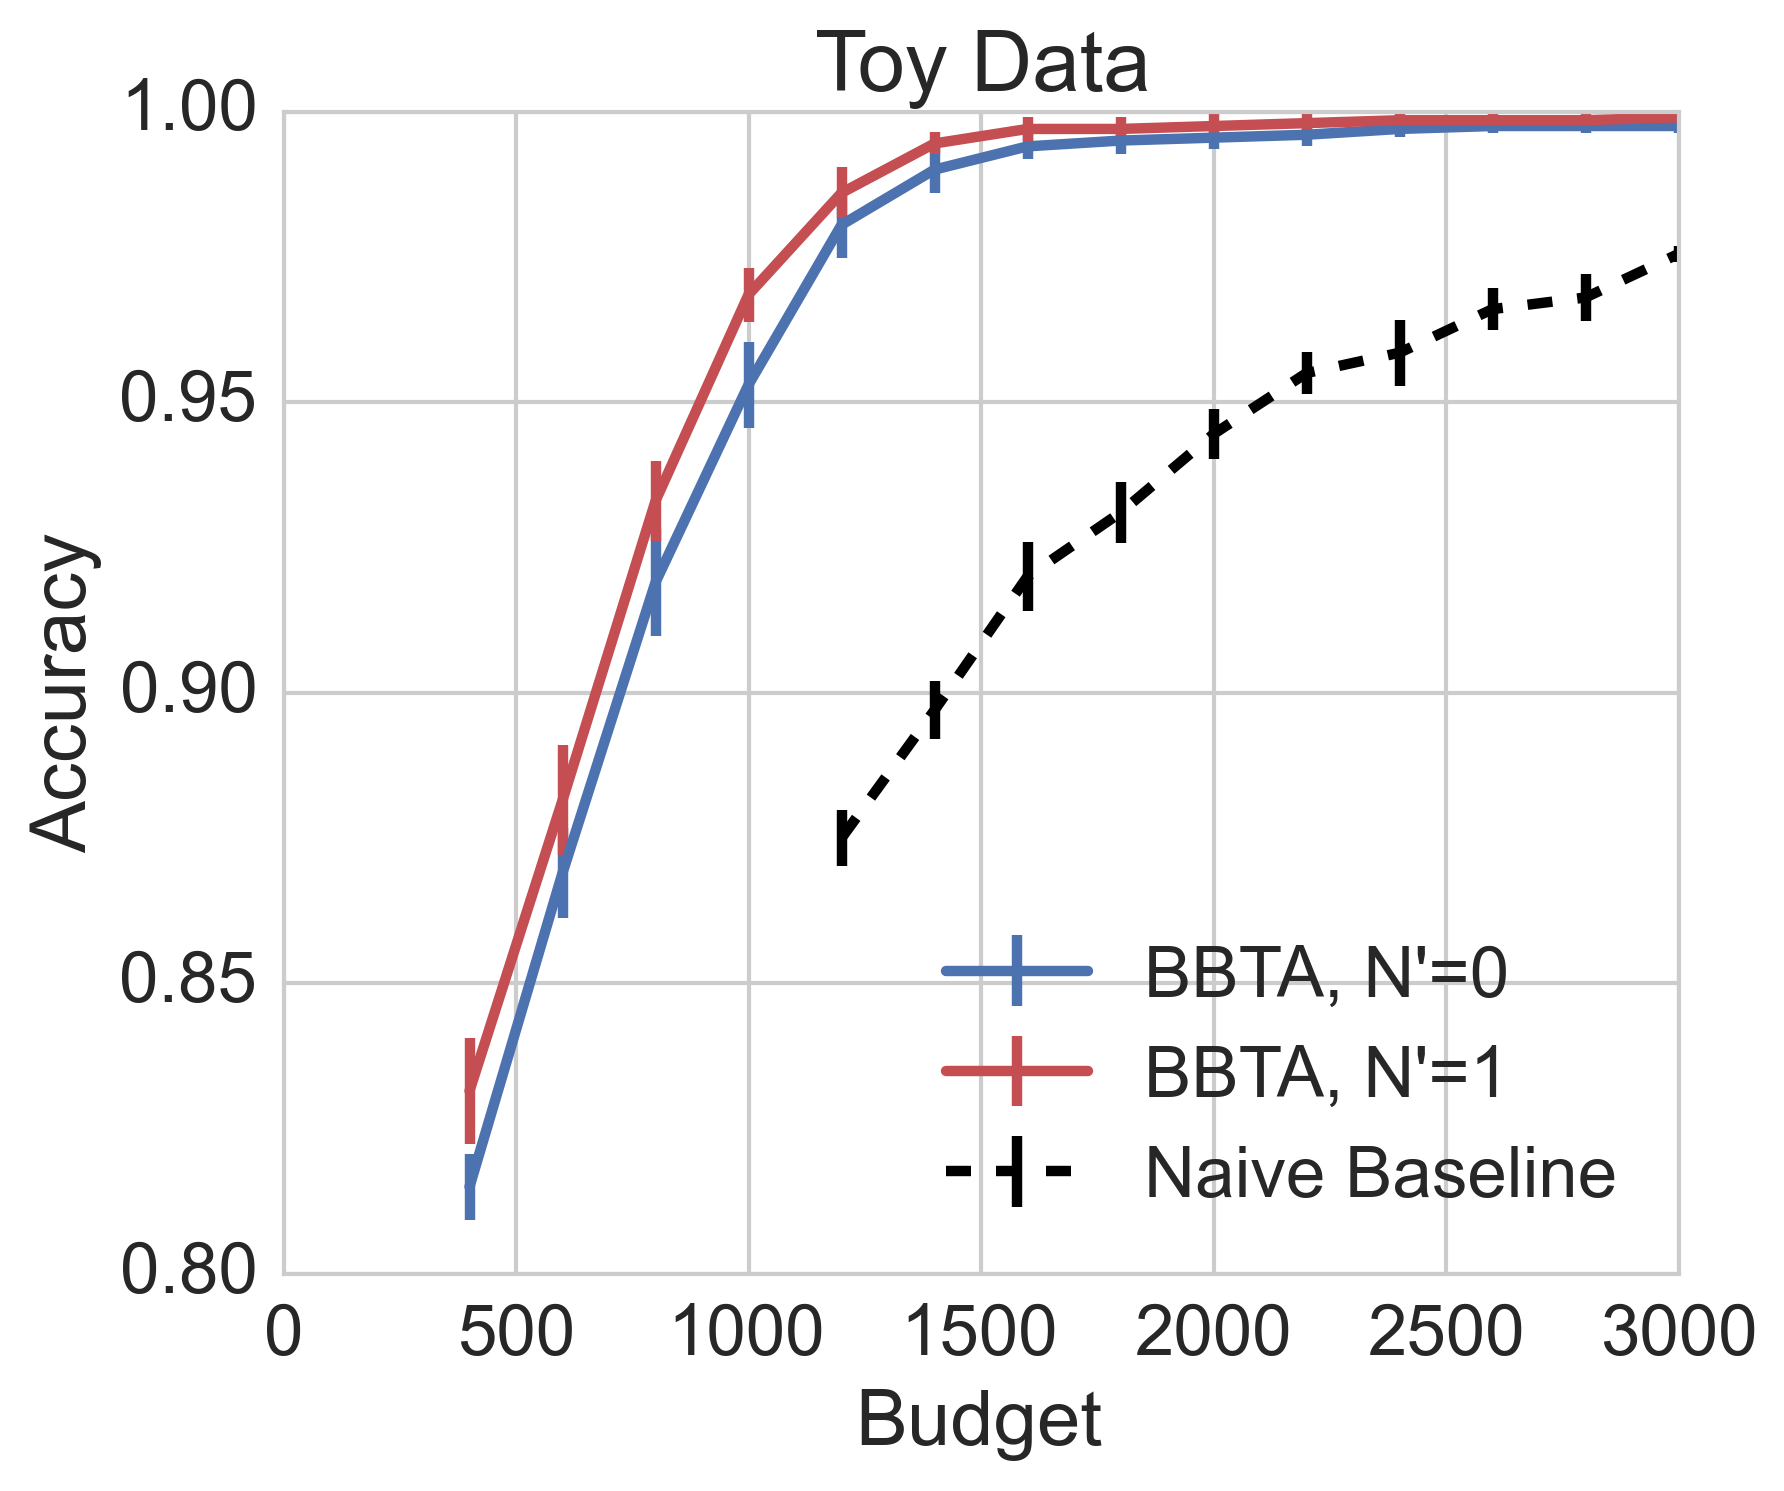

Write the Python code that produced this figure.
import sys
from time import strftime
import numpy as np
from scipy.stats import sem 
import matplotlib.pyplot as plt
import seaborn as sns
from BBTA import BBTA
from naive_baseline import random_assignment

np.random.seed(sum(map(ord, 'BBTA')))

maxlevel_budget = 15
n_rec = maxlevel_budget - 1
n_run = 10
n_method = 3

''' make toy data '''
n_task = 200 # task number
n_worker = 20 # worker number
n_ctx = 2 # context number

# tasks with context
tasks = np.random.randint(n_ctx, size=n_task) 

# true labels of tasks, -1 or 1
z = np.random.randint(2, size=n_task) * 2 - 1 
Z = np.tile(np.c_[z], [1, n_rec])
ZY = np.tile(np.c_[z], [1, n_worker])

ctx_ac = [0.9, 0.6] # context-dependent accuracy

# familiar context for each worker
familiar = np.random.randint(n_ctx, size=n_worker) 

# simulate worker labels
m_familiar, m_tasks = np.meshgrid(familiar, tasks)
Y = (m_familiar == m_tasks)
Y = Y * ctx_ac[0] + (-Y) * ctx_ac[1]
Y = (np.random.rand(n_task, n_worker) < Y)
Y = Y * ZY + (-Y) * (-ZY)

# wrap
toydata = {}
toydata['n_task'] = n_task
toydata['n_worker'] = n_worker
toydata['tasks'] = tasks
toydata['Y'] = Y

# plot params
pal = sns.color_palette()
sns.set_style('whitegrid')
sns.set_context('notebook', font_scale=1.7, rc={'figure.figsize': (6, 5),
												'lines.linewidth': 2.5})

params = [('-', pal[0], 0, 'BBTA, N\'=0'),
		  ('-', pal[2], 1, 'BBTA, N\'=1'),
		  ('--', 'k',   0, 'Naive Baseline')]

''' task assignment '''
plt.figure()

for i_method in xrange(n_method):
	acs = []
	linestyle, color, n_explore, label = params[i_method]
	for i_run in xrange(n_run):
		if i_method != n_method - 1:
			y_hats, t_each_task = BBTA(toydata, n_explore=n_explore)
		else:
			y_hats, t_each_task = random_assignment(toydata)
		ac = sum(y_hats == Z) / float(n_task)
		acs.append(ac)
		print 'Run {0:2}, '.format(i_run+1) + strftime('%H:%M:%S') \
			  + ', ' + params[i_method][-1]
	mean = np.mean(acs, axis=0)
	std = sem(acs, axis=0)
	x_axis = np.linspace(2*n_task, maxlevel_budget*n_task, n_rec)
	ind = (x_axis >= t_each_task)
	plt.errorbar(x_axis[ind], mean[ind], yerr=std[ind], 
		ls=linestyle, color=color, label=label)
	print params[i_method][-1] + ' finished.'
plt.xlabel('Budget')
plt.ylabel('Accuracy')
plt.title('Toy Data')
plt.legend(loc='lower right')
plt.show()
